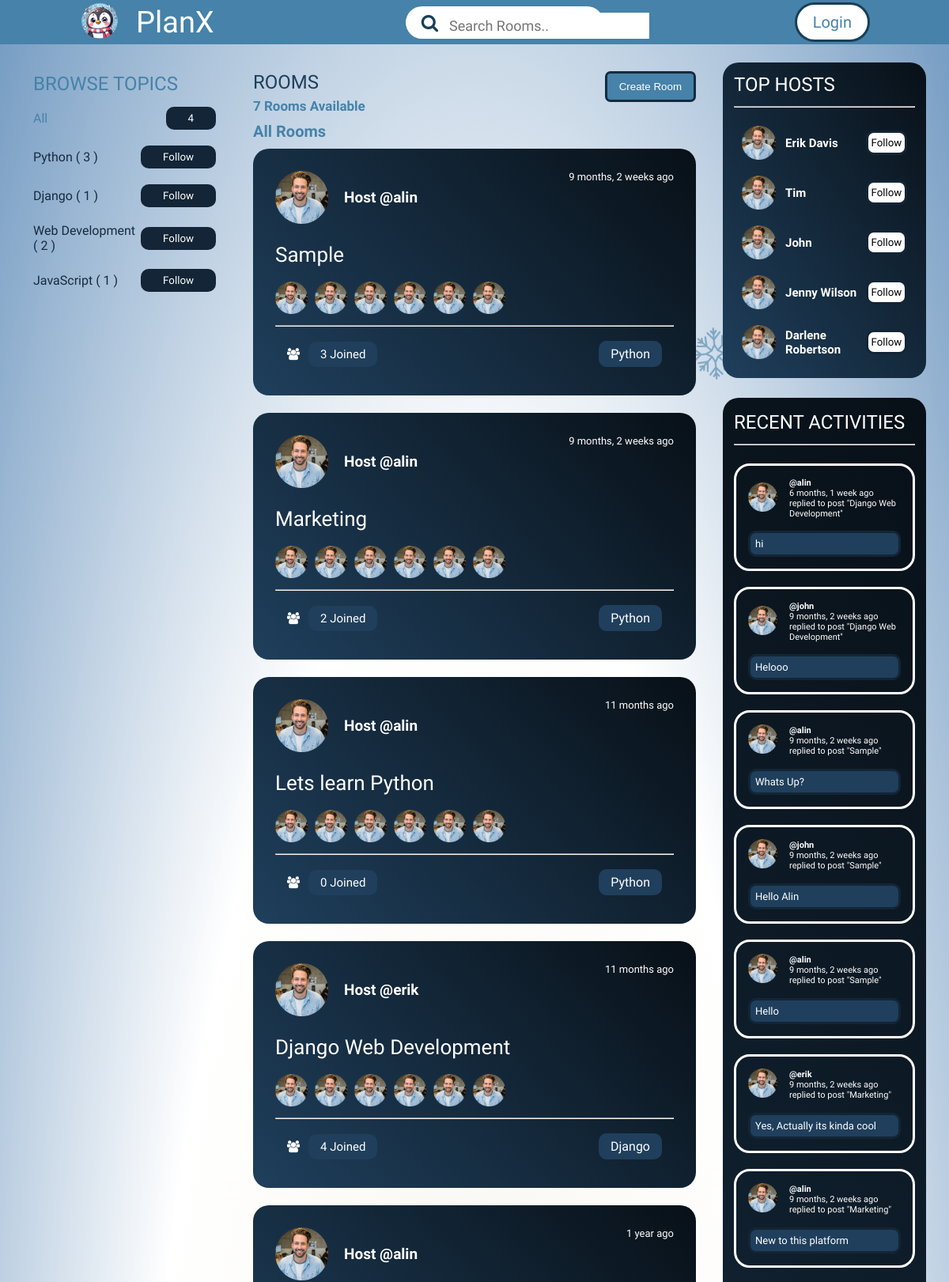
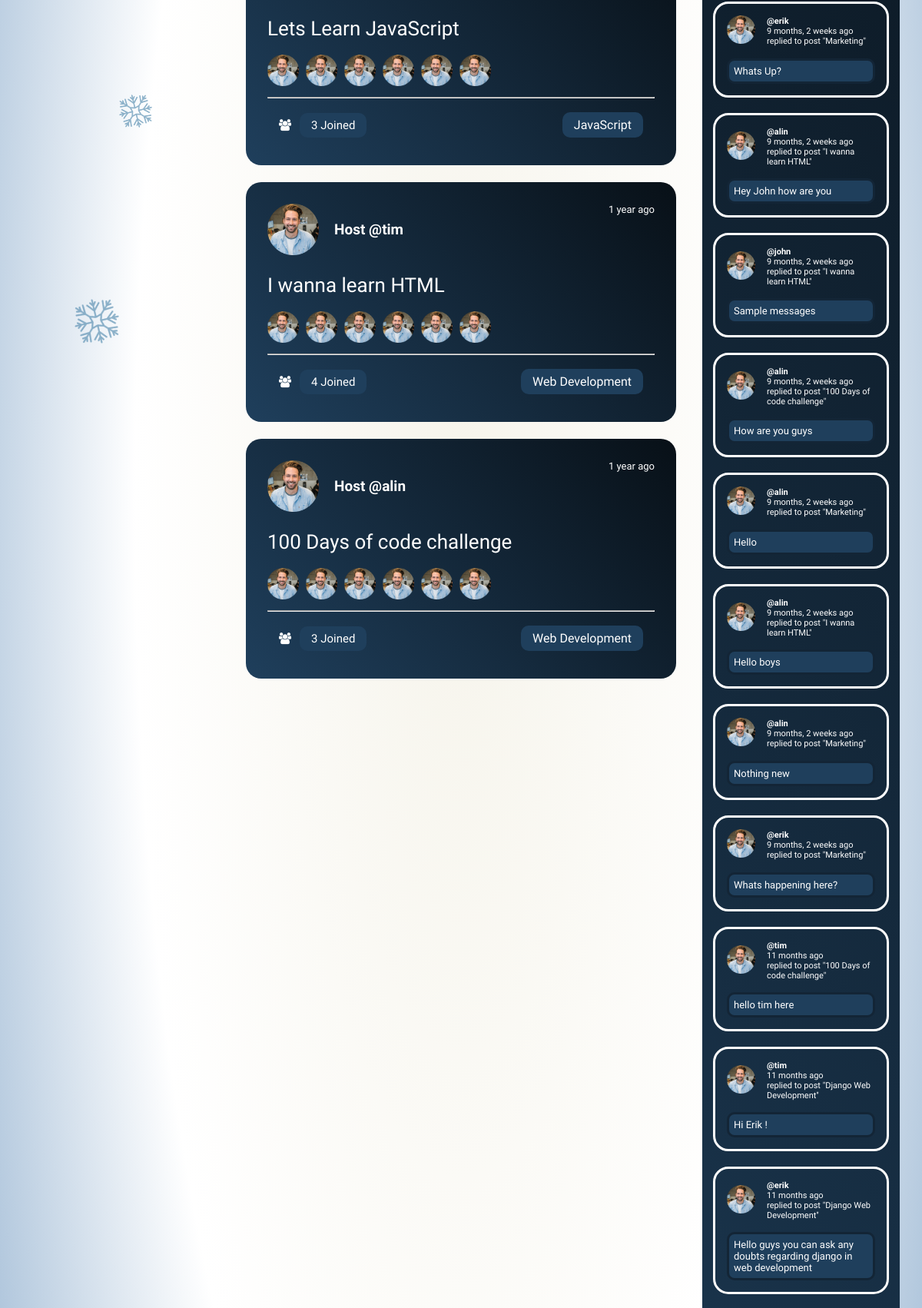
/home/ (upper part), run on the app's committed database (2 pictures, top to bottom).
### base/models.py (models this page shows, shortened)
class Topic(models.Model):
    name = models.CharField(max_length=200)

class Room(models.Model):
    host = models.ForeignKey(User, on_delete = models.SET_NULL, null=True)
    topic = models.ForeignKey(Topic, on_delete = models.SET_NULL, null=True)
    name = models.CharField(max_length=200)
    description = models.TextField(null=True, blank = True)
    participants = models.ManyToManyField(User, related_name='participants', blank=True)
    updated = models.DateTimeField(auto_now = True)
    created = models.DateTimeField(auto_now_add = True)
    class Meta:
        ordering = ['-updated', '-created']

class Message(models.Model):
    user = models.ForeignKey(User, on_delete = models.CASCADE)
    room = models.ForeignKey(Room, on_delete = models.CASCADE)
    body = models.TextField()
    updated = models.DateTimeField(auto_now = True)
    created = models.DateTimeField(auto_now_add = True)
    class Meta:
        ordering = ['-updated', '-created']

### base/views.py (the view)
# urls.py: path('home/', views.home, name="homepage"),
def home(request):
    q = request.GET.get('q') if request.GET.get('q') != None else ''
    rooms = Room.objects.filter(
                            Q(topic__name__icontains=q) |
                            Q(name__icontains = q) |
                            Q(description__contains = q)
            )
    topics = Topic.objects.all()
    room_count = rooms.count()
    room_messages = Message.objects.filter(Q(room__topic__name__icontains = q))
    context = {'rooms':rooms, 'topics':topics, 'room_count':room_count, 'room_messages':room_messages}
    return render(request, 'base/home.html',context)

### base/templates/base/home.html (shortened to what this page needs)
{% extends 'main.html' %}
{% load static %}
{% block content %}
      <div class="container">
        <img src="{% static 'images/vector.png' %}" alt="" srcset="" style="
        left: 7%;
        position: absolute;
        top: 44%;
        width: 66px;
        transform: rotate(302deg);">
        <img src="{% static 'images/vector.png' %}" alt="" srcset="" style="
       left: 12%;
        position: absolute;
        top: 38%;
        width: 49px;
        transform: rotate(302deg);">
        <img src="{% static 'images/vector.png' %}" alt="" srcset="" style="
        left: 73%;
        position: absolute;
        top: 8%;
        width: 66px;
        transform: rotate(356deg);">
        {% include 'base/topic_component.html' %}
        <div class="middle">
            <div class="middle-col-1">
                <div class="middle-row1">
                    <h2>ROOMS</h2>
                    <p>{{ room_count }} Rooms Available</p>
                </div>
                <a href="{% url 'create-room' %}" style="text-decoration: none;
                color: #fff; cursor: pointer;"><button>Create Room</button></a>
            </div>
            <p style="color: #4682A9;font-family: 'Laila',sans-serif;font-size: 20px;padding: 10px 0px;font-weight: bold;">All Rooms</p>
            {% include 'base/feed_component.html' %}
        </div>
        <div class="right">
            <div class="right-col-1">
                <h2>TOP HOSTS</h2>
                <hr>
                <div class="followers">
                    <div class="rows-2">
                        <div class="profile">
                            <img src="{% static 'images/ellipse2.png' %}" alt="" srcset="">
                            <p>Erik Davis</p>
                        </div>
                        <button>Follow</button>
                    </div>
                    <div class="rows-2">
                        <div class="profile">
                            <img src="{% static 'images/ellipse2.png' %}" alt="" srcset="">
                            <p>Tim</p>
                        </div>
                        <button>Follow</button>
                    </div>
                    <div class="rows-2">
                        <div class="profile">
                            <img src="{% static 'images/ellipse2.png' %}" alt="" srcset="">
                            <p>John</p>
                        </div>
                        <button>Follow</button>
                    </div>
                    <div class="rows-2">
                        <div class="profile">
                            <img src="{% static 'images/ellipse2.png' %}" alt="" srcset="">
                            <p>Jenny Wilson</p>
                        </div>
                        <button>Follow</button>
                    </div>
                    <div class="rows-2">
                        <div class="profile">
                            <img src="{% static 'images/ellipse2.png' %}" alt="" srcset="">
                            <p>Darlene Robertson</p>
                        </div>
                        <button>Follow</button>
                    </div>
                </div>
            </div>
            {% include 'base/activity_component.html' %}
      </div>
      {% endblock %}

### base/templates/base/topic_component.html
        <div class="left">
            <div class="left-col-1">
                <h2>BROWSE TOPICS</h2>
            </div>
            <div class="left-col-2">
                <div class="rows">
                    <span style="color: #4682A9;"><p> All</p></span>
                    <a href="{% url 'homepage' %}" style="text-decoration: none;">
                        <button>{{ topics.count }}</button>
                    </a>
                </div>
                {% for topic in topics %}
                <div class="rows">
                    <p>{{topic.name}} <span>( {{topic.room_set.all.count}} )</span></p>
                    <a href="{% url 'homepage' %}?q={{topic.name}}" style="text-decoration: none; color: #fff;">
                        <button> Follow</button>
                    </a>
                </div>
                {% endfor %}
            </div>
        </div>

### base/templates/base/feed_component.html
{% load static %}
{% for room in rooms %}
<div class="middle-col-2">
    <div class="panel-1">
        <div class="panel-left">
            <img src="{% static 'images/ellipse2.png' %}" alt="" srcset="">
            <p style="font-size: 19px;">Host <a href="{% url 'user-profile' room.host.id %}" style="text-decoration: none;
            color: #fff;"> @{{ room.host.username }} </a></p>
        </div>
        <p>{{ room.created|timesince }} ago</p>
    </div>
    <div class="panel-2">
        <div class="title">
            <a href="{% url 'room' room.id %}" style="text-decoration: none;"><h2>{{ room.name }}</h2></a>
        </div>
        <div class="partic">
            <img src="{% static 'images/ellipse2.png' %}" alt="" srcset="">
            <img src="{% static 'images/ellipse2.png' %}" alt="" srcset="">
            <img src="{% static 'images/ellipse2.png' %}" alt="" srcset="">
            <img src="{% static 'images/ellipse2.png' %}" alt="" srcset="">
            <img src="{% static 'images/ellipse2.png' %}" alt="" srcset="">
            <img src="{% static 'images/ellipse2.png' %}" alt="" srcset="">
        </div>
    </div>
    <hr>
    <div class="panel-3">
        <div class="panLeft">
            <i class="fa fa-users" aria-hidden="true"></i><p>{{ room.participants.all.count }} Joined</p>
        </div>
        <p>{{ room.topic.name }}</p>
    </div>
</div>
{% endfor %}

### base/templates/base/activity_component.html (shortened to what this page needs)
{% load static %}
<div class="right-col-2">
    <h2>RECENT ACTIVITIES</h2>
    <hr>
    {% for message in room_messages %}
    <div class="activities">
        <div class="act-1">
            <div class="prof">
                <img src="{% static '/images/ellipse2.png' %}" alt="">
            </div>
            <div class="prof-2">
                <b><p><a href="{% url 'user-profile' message.user.id %}" style="text-decoration: none;
                    color: #fff;">@{{ message.user }}</a></p></b>
                <p>{{ message.created|timesince }} ago</p>
                <p>replied to post "<a href="{% url 'room' message.room.id %}" style="text-decoration: none;
                color: #fff;">{{ message.room.name }}</a>"</p>
            </div>
        </div>
        <div class="act-2">
            <p>{{ message.body }}</p>
        </div>
    </div>
    {% endfor %}
    </div>
</div>

### static/styles/feed.css (style rules this page uses)
* { margin: 0; padding: 0; box-sizing: border-box; }
body { background: radial-gradient(#F6F4EB, #fff, #749BC2); }
html { scroll-behavior: smooth; }
.container { min-height: 100vh; position: relative; margin: 60px 10px; display: flex; flex-direction: row; justify-content: space-between; }
.left { display: flex; flex-direction: column; position: relative; padding: 32px; gap: 15px; width: 25%; }
.left-col-2 { display: flex; gap: 20px; flex-direction: column; font-family: 'Laila', sans-serif; color: #162B3F; font-weight: 500; }
.rows { display: flex; justify-content: space-between; align-items: center; }
.rows button { padding: 4px 25px; background: #132536; cursor: pointer; color: #fff; border: solid #132536; border-radius: 10px; font-family: 'Laila', sans-serif; transition: 0.3s; }
.left-col-1 h2 { font-family: 'Lilita One', sans-serif; font-weight: 100; color: #4682A9; }
.right { display: flex; flex-direction: column; position: relative; padding: 19px; width: 25%; }
.right-col-1 { display: flex; background: linear-gradient(234deg, #081017, #1F3F5C); border-radius: 20px; padding: 14px; flex-direction: column; }
.right-col-1 h2 { font-family: 'Lilita One', sans-serif; font-weight: 100; color: #fff; }
.right-col-1 hr { margin: 13px 0; }
.followers { display: flex; flex-direction: column; }
.rows-2 { display: flex; padding: 10px; flex-direction: row; justify-content: space-between; align-items: center; }
.profile { display: flex; flex-direction: row; width: 75%; gap: 12px; align-items: center; justify-content: flex-start; }
.profile img { width: 43px; }
.rows-2 button { width: 25%; height: 31px; background: #fff; cursor: pointer; font-family: 'Laila', sans-serif; border-radius: 10px; border: solid #132536; transition: 0.2s; }
.profile p { font-family: 'Laila', sans-serif; font-size: 15px; font-weight: bold; color: #fff; }
.right-col-2 { display: flex; background: linear-gradient(234deg, #081017, #1F3F5C); border-radius: 20px; padding: 17px 14px; margin: 25px 0; flex-direction: column; }
.right-col-2 h2 { font-family: 'Lilita One', sans-serif; font-weight: 100; color: #fff; }
.right-col-2 hr { margin: 13px 0; }
.activities { display: flex; flex-direction: column; border: solid #fff; border-radius: 20px; padding: 15px; gap: 15px; margin: 10px 0; }
.act-1 { display: flex; align-items: center; gap: 15px; justify-content: flex-start; }
.prof img { width: 37px; }
.prof-2 { font-family: 'Laila', sans-serif; color: #fff; font-size: 11px; }
.act-2 p { background: #1F3F5C; border: solid #132536; border-radius: 10px; padding: 6px; color: #fff; font-family: 'Laila', sans-serif; font-size: 13px; }
.middle { display: flex; flex-direction: column; position: relative; width: 50%; padding: 30px 15px; }
.middle-col-1 { display: flex; align-items: flex-start; justify-content: space-between; }
.middle-row1 { display: flex; gap: 6px; flex-direction: column; }
.middle-row1 h2 { font-family: 'Lilita One', sans-serif; font-weight: 100; color: #1F3F5C; }
.middle-row1 p { font-family: 'Laila', sans-serif; font-size: 17px; font-weight: bold; color: #4682A9; }
.middle-col-1 button { border-radius: 7px; padding: 9px 15px; background: #4682A9; color: #fff; border: solid #162B3F; }
.middle-col-2 { background: linear-gradient(227deg, #081017, #1F3F5C); border-radius: 20px; padding: 28px; display: flex; flex-direction: column; margin-bottom: 22px; gap: 10px; }
.panel-1 { display: flex; justify-content: space-between; }
.panel-left { display: flex; align-items: center; gap: 20px; }
.panel-left img { width: 67px; }
.panel-left p { font-size: 18px; color: #fff; font-weight: bold; font-family: 'Laila', sans-serif; }
.panel-1 p { color: #fff; font-family: 'Laila', sans-serif; font-size: 13px; }
.panel-2 { display: flex; gap: 10px; flex-direction: column; }
.partic img { width: 46px; padding-right: 5px; }
.title h2 { font-family: 'Lilita One', sans-serif; color: #fff; font-size: 26px; padding-top: 14px; font-weight: 100; padding-bottom: 9px; }
.panel-3 { display: flex; flex-direction: row; padding: 8px 15px; justify-content: space-between; }
.panLeft { display: flex; gap: 11px; font-size: 15px; color: #fff; font-family: 'Laila', sans-serif; align-items: center; }
.panel-3 p { font-family: 'Laila', sans-serif; color: #fff; background: #1F3F5C; padding: 7px 15px; border-radius: 10px; }

### data on the page
Topic: name "Python", room_set.all.count "3"
Topic: name "Django", room_set.all.count "1"
Topic: name "Web Development", room_set.all.count "2"
Topic: name "JavaScript", room_set.all.count "1"
Room: host.username "alin", created "9 months, 2 weeks", name "Sample", participants.all.count "3", topic.name "Python"
Room: host.username "alin", created "9 months, 2 weeks", name "Marketing", participants.all.count "2", topic.name "Python"
Room: host.username "alin", created "11 months", name "Lets learn Python", participants.all.count "0", topic.name "Python"
Room: host.username "erik", created "11 months", name "Django Web Development", participants.all.count "4", topic.name "Django"
Room: host.username "alin", created "1 year", name "Lets Learn JavaScript", participants.all.count "3", topic.name "JavaScript"
Room: host.username "tim", created "1 year", name "I wanna learn HTML", participants.all.count "4", topic.name "Web Development"
Room: host.username "alin", created "1 year", name "100 Days of code challenge", participants.all.count "3", topic.name "Web Development"
Message: user "alin", created "6 months, 1 week", room.name "Django Web Development", body "hi"
Message: user "john", created "9 months, 2 weeks", room.name "Django Web Development", body "Helooo"
Message: user "alin", created "9 months, 2 weeks", room.name "Sample", body "Whats Up?"
Message: user "john", created "9 months, 2 weeks", room.name "Sample", body "Hello Alin"
Message: user "alin", created "9 months, 2 weeks", room.name "Sample", body "Hello"
Message: user "erik", created "9 months, 2 weeks", room.name "Marketing", body "Yes, Actually its kinda cool"
Message: user "alin", created "9 months, 2 weeks", room.name "Marketing", body "New to this platform"
Message: user "erik", created "9 months, 2 weeks", room.name "Marketing", body "Whats Up?"
Message: user "alin", created "9 months, 2 weeks", room.name "I wanna learn HTML", body "Hey John how are you"
Message: user "john", created "9 months, 2 weeks", room.name "I wanna learn HTML", body "Sample messages"
Message: user "alin", created "9 months, 2 weeks", room.name "100 Days of code challenge", body "How are you guys"
Message: user "alin", created "9 months, 2 weeks", room.name "Marketing", body "Hello"
Message: user "alin", created "9 months, 2 weeks", room.name "I wanna learn HTML", body "Hello boys"
Message: user "alin", created "9 months, 2 weeks", room.name "Marketing", body "Nothing new"
Message: user "erik", created "9 months, 2 weeks", room.name "Marketing", body "Whats happening here?"
Message: user "tim", created "11 months", room.name "100 Days of code challenge", body "hello tim here"
Message: user "tim", created "11 months", room.name "Django Web Development", body "Hi Erik !"
Message: user "erik", created "11 months", room.name "Django Web Development", body "Hello guys you can ask any doubts regarding django in web development"

### other printed values
{{ topics.count }} "4"
{{ room_count }} "7"
